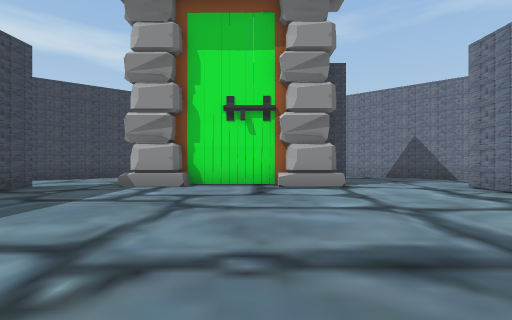
[1] (above)

12 first-person views from a walk through a scene from a Unity 3-D project. The camera is 1.3 m above the floor, looks level and sees 85° across. The floor is counted in squares, 2 m on a side. Each view is taken from the middle of a square. On the plan, view 1 faces up. The plan holds only what a view shows up to about 9 squares ahead; the rest is blank. The place goes on beyond the plan. The player is left out.

[2]
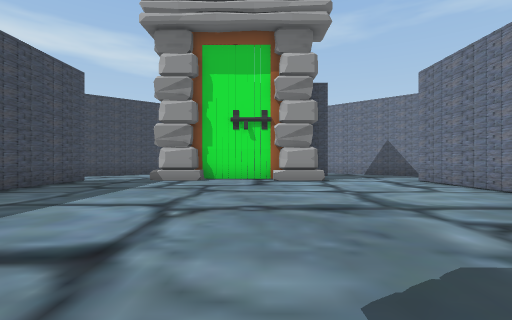

[3]
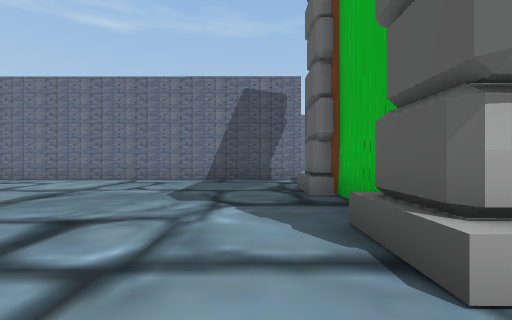

[4]
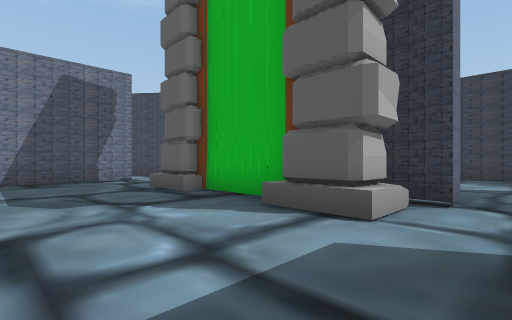

[5]
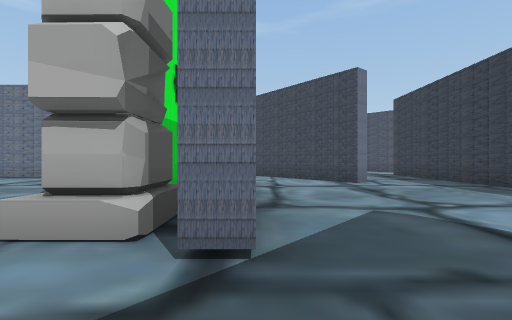

[6]
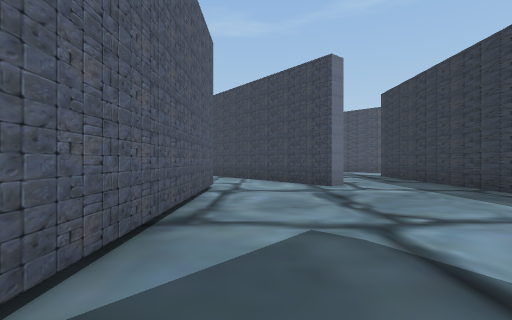

[7]
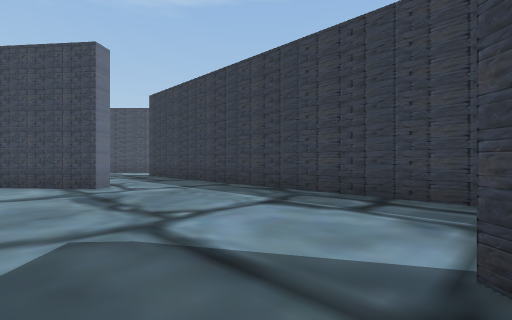

[8]
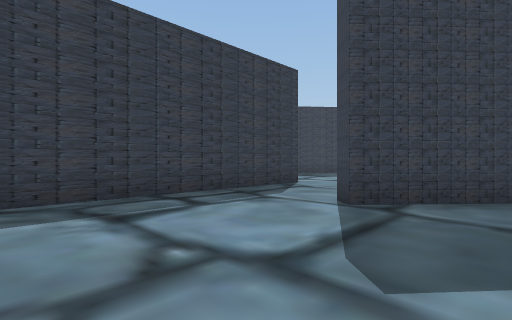

[9]
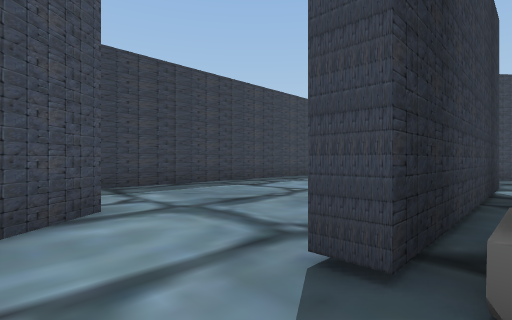

[10]
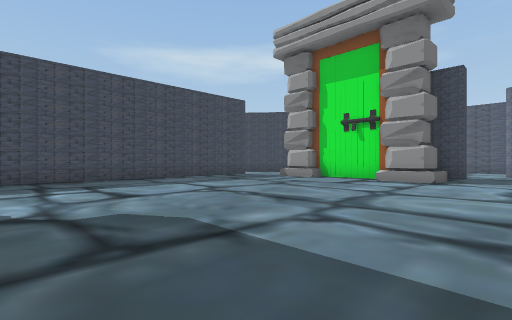

[11]
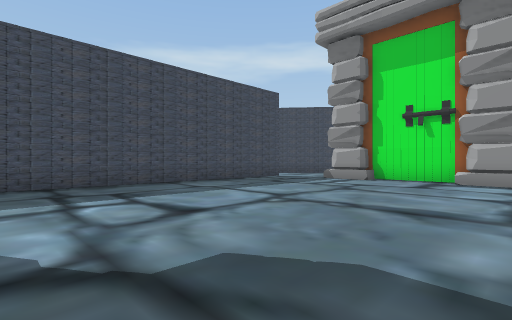

[12]
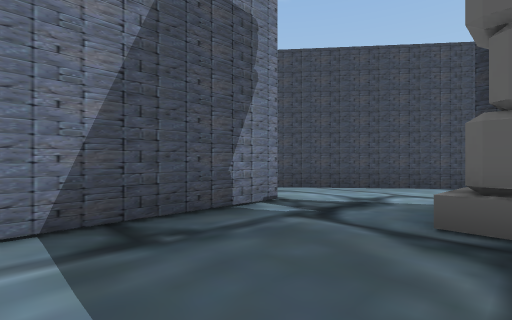

### Floor plan
Key: @ floor where view 1 was taken; # wall or solid block; . floor; ^ raised ledge.
Columns run from 7 left of view 1 to 7 right of it. Each row starts with its distance up from view 1.
  9   ..     .....#
  8  ...     #....
  7  ...#####^...
  6   #.........#
  5   #.........#
  4   #.........#
  3   #.........#
  2   #.........#
  1   #.........#
  0   #....@....#
 -1   #.........#
 -2   #.........#
 -3    ..####^..#
 -4   ...#####....
 -5   ..######....#
 -6  ##.........###
 -7   ##.......##
 -8    #......##
 -9  ............
-10 .............
-11 .############

Positions as (right, up) in squares from view 1, and headings:
1: (0, 0), facing up
2: (0, -2), facing up
3: (-4, -2), facing right
4: (-4, 0), facing down-right
5: (-5, -5), facing right
6: (-4, -6), facing right
7: (-4, -6), facing down-right
8: (0, -6), facing down-left
9: (4, -4), facing down-left
10: (4, -2), facing up-left
11: (2, -2), facing up-left
12: (2, 0), facing down-right
